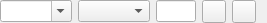
<?xml version="1.0" encoding="UTF-8"?>
<ui version="4.0">
 <class>GGConditionEditorWidget</class>
 <widget class="QWidget" name="GGConditionEditorWidget">
  <property name="geometry">
   <rect>
    <x>0</x>
    <y>0</y>
    <width>267</width>
    <height>22</height>
   </rect>
  </property>
  <property name="windowTitle">
   <string>Form</string>
  </property>
  <layout class="QHBoxLayout" name="horizontalLayout_3">
   <property name="spacing">
    <number>0</number>
   </property>
   <property name="leftMargin">
    <number>0</number>
   </property>
   <property name="topMargin">
    <number>0</number>
   </property>
   <property name="bottomMargin">
    <number>0</number>
   </property>
   <item>
    <widget class="QStackedWidget" name="stackedWidget">
     <property name="currentIndex">
      <number>0</number>
     </property>
     <widget class="QWidget" name="pageEdit">
      <layout class="QHBoxLayout" name="horizontalLayout_2" stretch="1,0,1,0,0">
       <property name="leftMargin">
        <number>0</number>
       </property>
       <property name="topMargin">
        <number>0</number>
       </property>
       <property name="rightMargin">
        <number>0</number>
       </property>
       <property name="bottomMargin">
        <number>0</number>
       </property>
       <item>
        <widget class="QComboBox" name="cmbVar">
         <property name="editable">
          <bool>true</bool>
         </property>
         <property name="insertPolicy">
          <enum>QComboBox::NoInsert</enum>
         </property>
        </widget>
       </item>
       <item>
        <widget class="QComboBox" name="cmbOp"/>
       </item>
       <item>
        <widget class="QLineEdit" name="txtValue"/>
       </item>
       <item>
        <widget class="QToolButton" name="btnOk">
         <property name="text">
          <string notr="true"/>
         </property>
         <property name="icon">
          <iconset>
           <normalon>:/icons/ok</normalon>
          </iconset>
         </property>
        </widget>
       </item>
       <item>
        <widget class="QToolButton" name="btnCancel">
         <property name="text">
          <string notr="true"/>
         </property>
         <property name="icon">
          <iconset>
           <normalon>:/icons/abort</normalon>
          </iconset>
         </property>
        </widget>
       </item>
      </layout>
     </widget>
     <widget class="QWidget" name="pageDisplay">
      <layout class="QHBoxLayout" name="horizontalLayout" stretch="1,0">
       <property name="leftMargin">
        <number>0</number>
       </property>
       <property name="topMargin">
        <number>0</number>
       </property>
       <property name="rightMargin">
        <number>0</number>
       </property>
       <property name="bottomMargin">
        <number>0</number>
       </property>
       <item>
        <widget class="QLabel" name="lblDisplay">
         <property name="text">
          <string notr="true"/>
         </property>
        </widget>
       </item>
       <item>
        <widget class="QToolButton" name="btnEdit">
         <property name="text">
          <string notr="true"/>
         </property>
         <property name="icon">
          <iconset>
           <normalon>:/icons/edit</normalon>
          </iconset>
         </property>
        </widget>
       </item>
      </layout>
     </widget>
    </widget>
   </item>
  </layout>
 </widget>
 <resources/>
 <connections/>
</ui>
